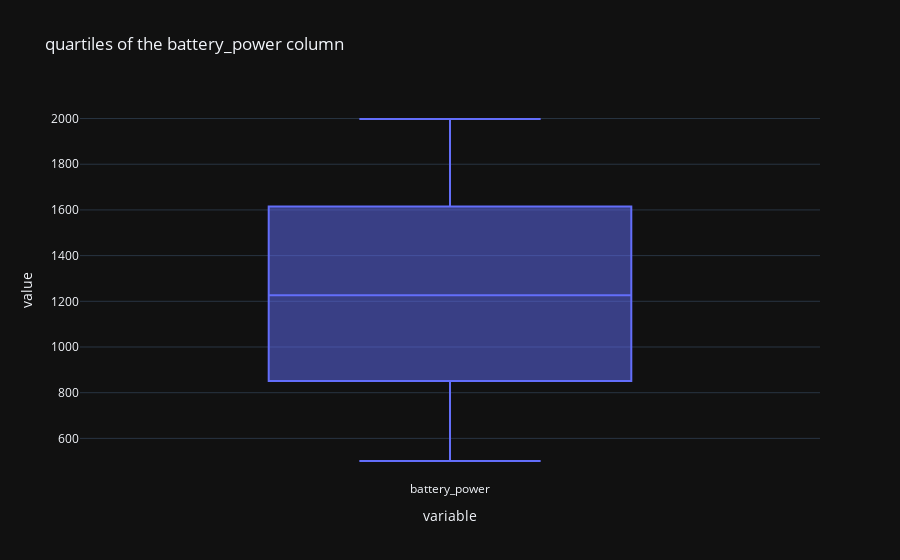

Notebook code for this chart:
### Markdown cell above
## **Dealing with outliers**

### Code cell
fig = px.box(train_df['battery_power'],
             title='quartiles of the battery_power column',
             template='plotly_dark'
            )
fig.show()

### Figure 1 — Plotly figure (JSON) as saved in the notebook; plotly's stock layout.template omitted (floating-point values rounded to 4 significant figures; data arrays with more than 128 entries replaced by an {"elided": "..."} marker saying what was removed)
{"data": [{"alignmentgroup": "True", "hovertemplate": "variable=%{x}<br>value=%{y}<extra></extra>", "legendgroup": "", "marker": {"color": "#636efa"}, "name": "", "notched": false, "offsetgroup": "", "orientation": "v", "showlegend": false, "type": "box", "x": {"elided": "2000 str values"}, "x0": " ", "xaxis": "x", "y": {"elided": "2000 int values"}, "y0": " ", "yaxis": "y"}], "layout": {"boxmode": "group", "legend": {"tracegroupgap": 0}, "title": {"text": "quartiles of the battery_power column"}, "xaxis": {"anchor": "y", "domain": [0, 1], "title": {"text": "variable"}}, "yaxis": {"anchor": "x", "domain": [0, 1], "title": {"text": "value"}}}}
